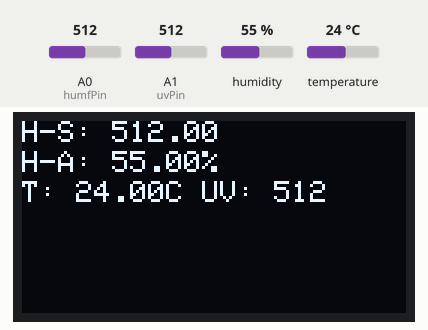
The sketch below on a simulated Arduino Nano, built with avr-gcc and run on an emulated ATmega328P. Parts: 128×64 one-colour display. Inputs (shaded band) come from the test bench; at power-on: humidity 55 %, A0 (humfPin) = 512, A1 (uvPin) = 512, temperature 24 °C.

Above: at 2.8 s.
2.9 s: humidity set to 22 %
At 4.1 s:
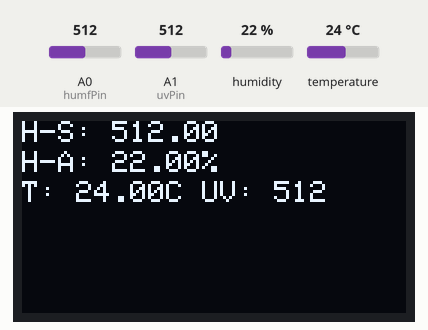
4.6 s: A0 (humfPin) set to 716
At 5.8 s:
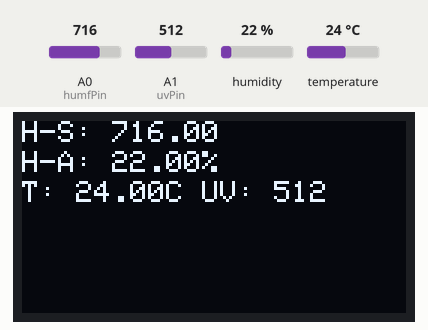
6.7 s: A1 (uvPin) set to 716
At 8.4 s:
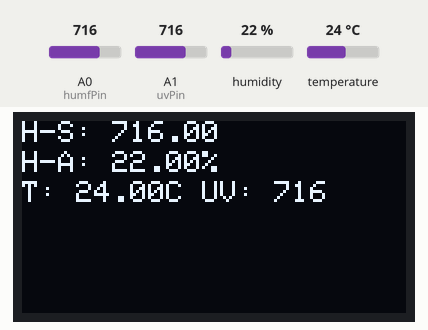
8.7 s: temperature set to 12 °C
At 10.3 s:
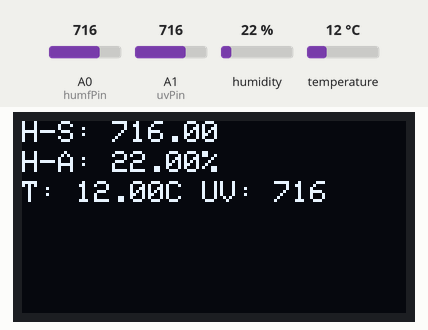
10.8 s: A0 (humfPin) set to 992
At 11.9 s:
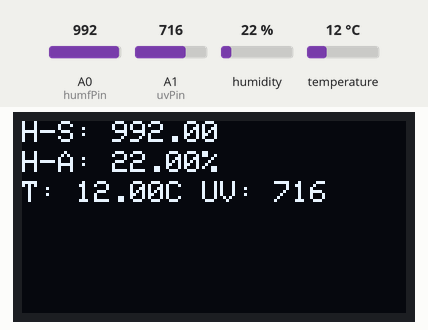
12.9 s: A1 (uvPin) set to 992
At 14.8 s:
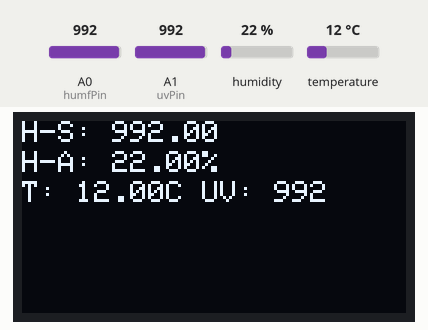
Timing chart, 0 to 15.9 s (numbered marks = the images above; inputs shaded):
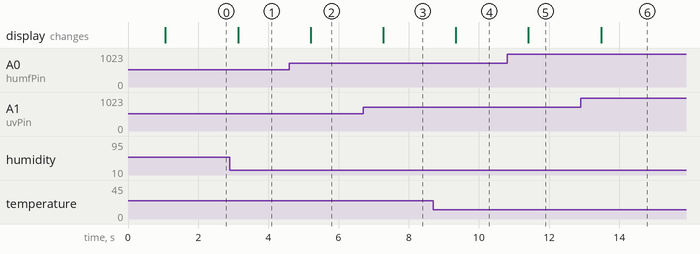

The sketch:

Programacion_Arduino_nano_base.ino
```cpp
//Importar librerias
#include <Wire.h>
#include <DHT.h>

#include <Adafruit_GFX.h>
#include <Adafruit_SSD1306.h>

//Definir constantes e inicializar DHT22
#define DHTPIN 7
#define DHTTYPE DHT22
DHT dht(DHTPIN, DHTTYPE);

//Pines de la libreria de la oled
#define OLED_RESET 4
Adafruit_SSD1306 display(OLED_RESET);


//Variables necesarias DHT22
int chk;
float hum;
float temp;
float humF;

//Variables Humedad en suelo
int humfPin = A0;

//Variables Sensor UV
int uvPin = A1;
int uv;


void setup() {

  //Serial Setup
  Serial.begin(115200);

  //Iniciar sensores y display
  Wire.begin();
  display.begin(SSD1306_SWITCHCAPVCC, 0x3C);
  dht.begin();

}

//Uso del Wifi en ESP32
void Wifi(){

}

//Muestreo de Variables en Oled
void displayTempHumid (){

  delay(1000);
  //Establecer variables con las lecturas
  hum = dht.readHumidity();
  temp = dht.readTemperature();
  humF = analogRead(humfPin);
  uv = analogRead(uvPin);

  //Configuracion Oled
  display.clearDisplay();
  display.setTextColor(WHITE);
  display.setTextSize(0.5);


  //Impresion de variables
  display.setCursor(0,0);
  display.print("H-S: ");
  display.print(humF);
  display.setCursor(0,10);
  display.print("H-A: ");
  display.print(hum);
  display.print("%");
  display.setCursor(0,20);
  display.print("T: ");
  display.print(temp);
  display.print("C");
  display.setCursor(60,20);
  display.print("UV: ");
  display.print(uv);
}

//Repeticion del
void loop() {
  displayTempHumid();
  display.display();

}
```

Measured:
- after the input at 2.9 s, the display: changes after 0.24 s (image 1)
- after the input at 4.6 s, the display: changes after 0.61 s (image 2)
- after the input at 6.7 s, the display: changes after 0.57 s (image 3)
- after the input at 8.7 s, the display: changes after 0.64 s (image 4)
- after the input at 10.8 s, the display: changes after 0.61 s (image 5)
- after the input at 12.9 s, the display: changes after 0.58 s (image 6)
